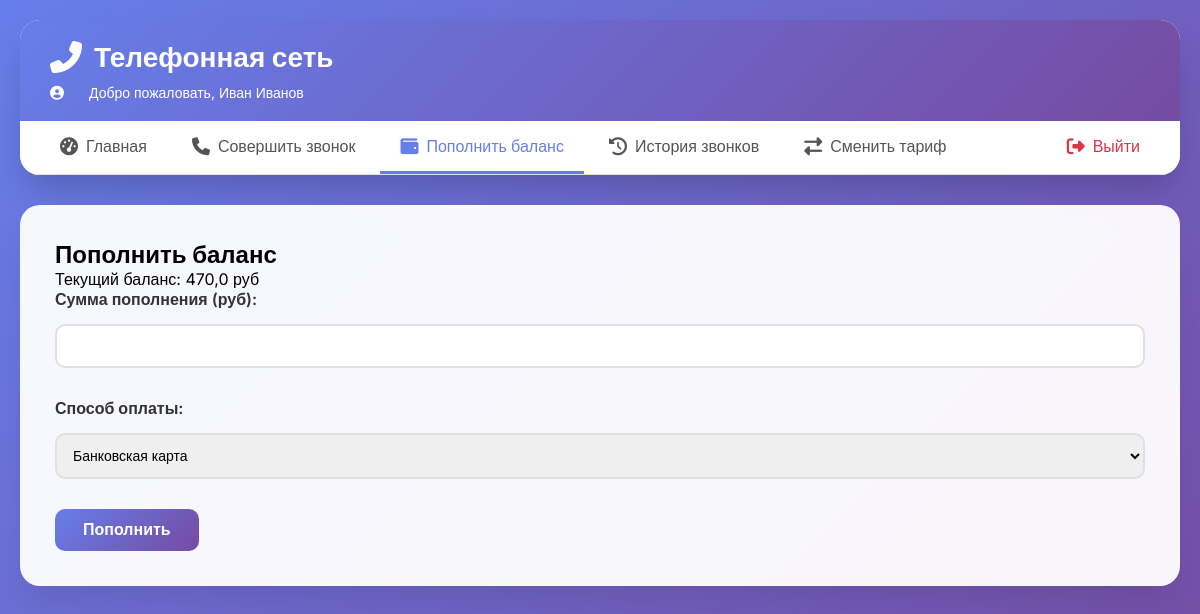
/topup/ (signed in), run on an earlier commit of the app's database.
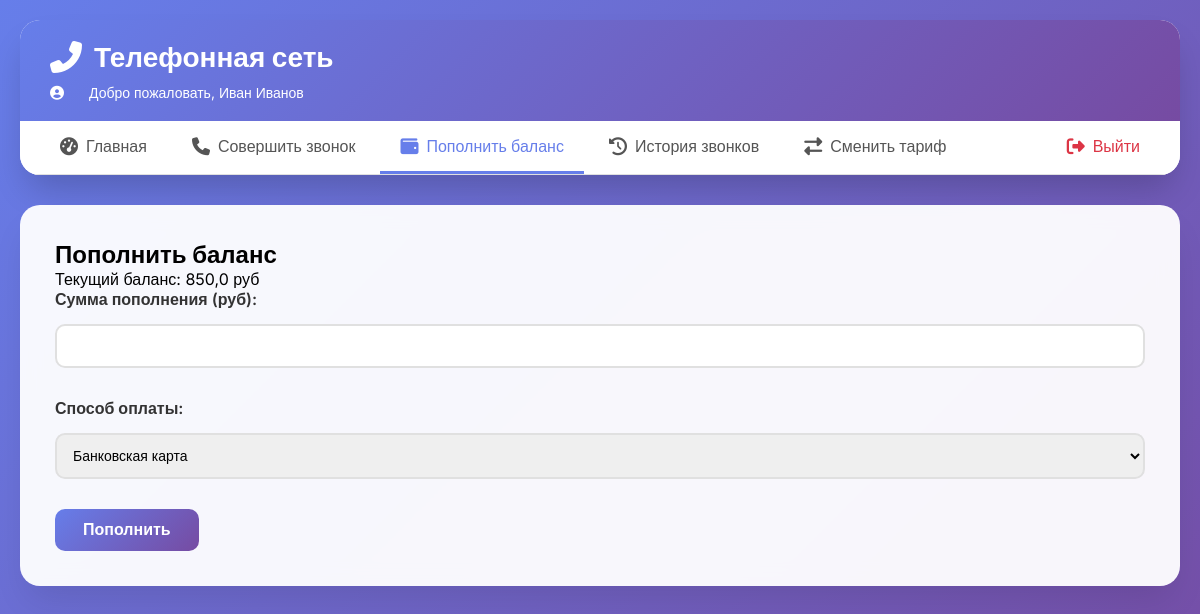
And on a later commit of the database.
### billing/models.py (models this page shows, shortened)
class Client(models.Model):
    name = models.CharField(max_length=100)
    balance = models.FloatField(default=0.0)
    tariff = models.ForeignKey(Tariff, on_delete=models.SET_NULL, null=True)
    username = models.CharField(max_length=50, unique=True, default='user')
    password = models.CharField(max_length=128, default='password')
    is_admin = models.BooleanField(default=False)
    class Meta:
        db_table = 'clients'

### billing/views.py (the view, shortened to what this page needs)
# urls.py: path('topup/', views.topup_balance, name='topup'),
def topup_balance(request):
    if 'client_id' not in request.session:
        return redirect('login')
    client = Client.objects.get(id=request.session['client_id'])
    return render(request, 'billing/topup.html', {'balance': client.balance, 'client_name': client.name})

### billing/templates/billing/topup.html (shortened to what this page needs)
{% extends 'billing/base.html' %} {% block content %}
<h2>Пополнить баланс</h2>
<p>Текущий баланс: <span class="balance">{{ balance }} руб</span></p>
<form method="post">
  <div class="form-group">
    <label>Сумма пополнения (руб):</label>
    <input type="number" name="amount" min="1" step="0.01" required />
  </div>
  <div class="form-group">
    <label>Способ оплаты:</label>
    <select>
      <option>Банковская карта</option>
    </select>
  </div>
  <button type="submit">Пополнить</button>
</form>
{% endblock %}

### billing/templates/billing/base.html (shortened to what this page needs)
<!doctype html>
<html lang="ru">
  <head>
    <link
      rel="stylesheet"
      href="https://cdnjs.cloudflare.com/ajax/libs/font-awesome/6.4.0/css/all.min.css"
    />
  </head>
  <body>
    <div class="container">
      <div class="header">
        <div class="header-top">
          <h1>
            <i class="fas fa-phone-alt"></i>
            Телефонная сеть
          </h1>
          {% if request.session.client_id %}
          <div class="user-info">
            <i class="fas fa-user-circle"></i>
            <span
              >Добро пожаловать, {{ client_name|default:"Пользователь" }}</span
            >
          </div>
          {% endif %}
        </div>
        {% if request.session.client_id %}
        <div class="nav-menu">
          <a
            href="{% url 'dashboard' %}"
            class="{% if request.resolver_match.url_name == 'dashboard' %}active{% endif %}"
          >
            <i class="fas fa-tachometer-alt"></i> Главная
          </a>
          <a
            href="{% url 'make_call' %}"
            class="{% if request.resolver_match.url_name == 'make_call' %}active{% endif %}"
          >
            <i class="fas fa-phone"></i> Совершить звонок
          </a>
          <a
            href="{% url 'topup' %}"
            class="{% if request.resolver_match.url_name == 'topup' %}active{% endif %}"
          >
            <i class="fas fa-wallet"></i> Пополнить баланс
          </a>
          <a
            href="{% url 'history' %}"
            class="{% if request.resolver_match.url_name == 'history' %}active{% endif %}"
          >
            <i class="fas fa-history"></i> История звонков
          </a>
          <a
            href="{% url 'change_tariff' %}"
            class="{% if request.resolver_match.url_name == 'change_tariff' %}active{% endif %}"
          >
            <i class="fas fa-exchange-alt"></i> Сменить тариф
          </a>
          <a href="{% url 'logout' %}" class="logout-link">
            <i class="fas fa-sign-out-alt"></i> Выйти
          </a>
        </div>
        {% endif %}
      </div>
      <div class="content">{% block content %}{% endblock %}</div>
    </div>
  </body>
</html>

What changed in the data, as far as the page shows it:
changed Client "Иван Иванов": balance "470,0" → "850,0"
